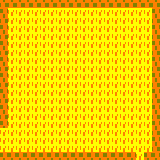

Tiled map render using the project's own tile images. Description and the whole map definition, tile-layer contents included, below:
An orthogonal 20x20 tile map with 8x8 px tiles, 1 tile layer (Capa de Patrones 1).

<map version="1.0" tiledversion="2018.06.01" orientation="orthogonal" renderorder="right-down" width="20" height="20" tilewidth="8" tileheight="8" infinite="0" nextlayerid="2" nextobjectid="1">
 <tileset firstgid="1" name="tiles" tilewidth="8" tileheight="8" tilecount="45" columns="9">
  <image source="../../tiles.png" width="72" height="40" />
 </tileset>
 <layer id="1" name="Capa de Patrones 1" width="20" height="20">
  <data encoding="csv">
18,18,18,18,18,18,18,18,18,18,18,18,18,18,18,18,18,18,18,18,
27,11,11,11,11,11,11,11,11,11,11,11,11,11,11,11,11,11,11,27,
18,11,11,11,11,11,11,11,11,11,11,11,11,11,11,11,11,11,11,18,
27,11,11,11,11,11,11,11,11,11,11,11,11,11,11,11,11,11,11,27,
18,11,11,11,11,11,11,11,11,11,11,11,11,11,11,11,11,11,11,18,
27,11,11,11,11,11,11,11,11,11,11,11,11,11,11,11,11,11,11,27,
18,11,11,11,11,11,11,11,11,11,11,11,11,11,11,11,11,11,11,18,
27,11,11,11,11,11,11,11,11,11,11,11,11,11,11,11,11,11,11,27,
18,11,11,11,11,11,11,11,11,11,11,11,11,11,11,11,11,11,11,18,
27,11,11,11,11,11,11,11,11,11,11,11,11,11,11,11,11,11,11,27,
18,11,11,11,11,11,11,11,11,11,11,11,11,11,11,11,11,11,11,18,
27,11,11,11,11,11,11,11,11,11,11,11,11,11,11,11,11,11,11,27,
18,11,11,11,11,11,11,11,11,11,11,11,11,11,11,11,11,11,11,18,
27,11,11,11,11,11,11,11,11,11,11,11,11,11,11,11,11,11,11,27,
18,11,11,11,11,11,11,11,11,11,11,11,11,11,11,11,11,11,11,18,
27,11,11,11,11,11,11,11,11,11,11,11,11,11,11,11,11,11,11,27,
11,11,11,11,11,11,11,11,11,11,11,11,11,11,11,11,11,11,11,18,
11,11,11,11,11,11,11,11,11,11,11,11,11,11,11,11,11,11,11,27,
11,11,11,11,11,11,11,11,11,11,11,11,11,11,11,11,11,11,11,18,
27,27,27,27,27,27,27,27,27,27,27,27,27,27,27,27,27,11,27,27
</data>
 </layer>
</map>
